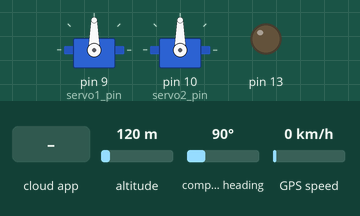
The sketch below on a simulated Arduino Uno, built with avr-gcc and run on an emulated ATmega328P. Shown: 2 × servo, output pins drawn as LEDs (lit = HIGH). The inputs (shaded band) are chosen by the test bench; at power-on: altitude 120 m, compass heading 90°, GPS speed 0 km/h. The ROS host is connected and sends only what is stated; the GPS gets a fix after 3 s at 37.7749, -122.4194 with 8 satellites.

Above: at 1.2 s.
1.3 s: the phone or cloud app sets servo1 to 0
At 2.6 s:
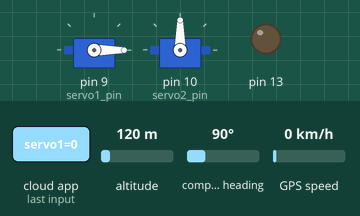
3.5 s: the phone or cloud app sets servo2 to 0
At 5.2 s:
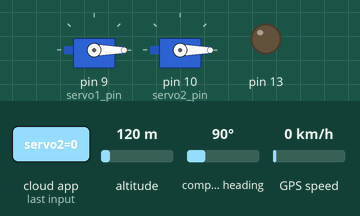
5.5 s: the phone or cloud app sets servo1 to 45
At 7.1 s:
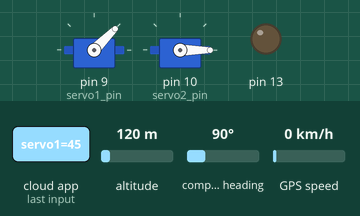
7.5 s: the phone or cloud app sets servo2 to 45
At 8.7 s:
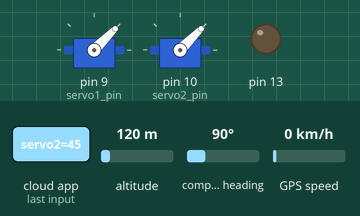
9.5 s: the phone or cloud app sets servo1 to 90
At 10.4 s:
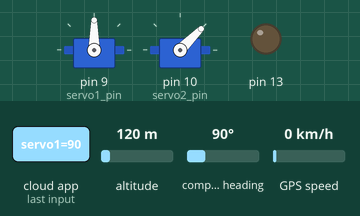
11.6 s: the phone or cloud app sets servo2 to 180
At 13.3 s:
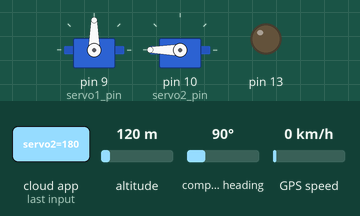
Timing chart, 0 to 14.6 s (numbered marks = the images above; inputs shaded):
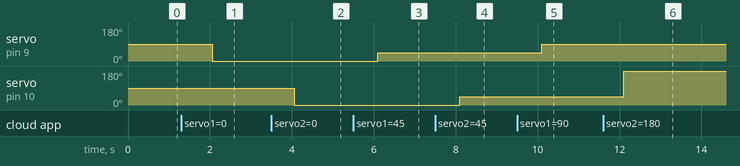

The sketch:

PubSub.ino
```cpp
// Test code for Adafruit GPS modules using MTK3329/MTK3339 driver
//
// This code shows how to listen to the GPS module in an interrupt
// which allows the program to have more 'freedom' - just parse
// when a new NMEA sentence is available! Then access data when
// desired.
//
// Tested and works great with the Adafruit Ultimate GPS module
// using MTK33x9 chipset
//    ------> http://www.adafruit.com/products/746
// Pick one up today at the Adafruit electronics shop
// and help support open source hardware & software! -ada

#include <TinyGPS.h>
#include <SoftwareSerial.h>
#include <ros.h>
#include <std_msgs/UInt16.h>
#include <std_msgs/String.h>
#include <Wire.h>
#include <LSM303.h>
#include <Arduino.h>
#include <Servo.h>

SoftwareSerial nss(3, 2);
TinyGPS gps;


LSM303 compass;
Servo servo1;
Servo servo2;

ros::NodeHandle nh;

std_msgs:: UInt16 wind_msg; // The encoder outputs a 16 bit unsigned integer for the amount of time the pulse is high
std_msgs:: UInt16 water_msg; // The water sensor outputs a value for its voltage between 0V and 5V depending on whether the circuit senses water or not.
std_msgs:: UInt16 compass_msg; // The compass outputs a 16 bit unsigned integer from 0 at North clockwise to 360 if you've calibrated.
std_msgs:: UInt16 servo1_msg;
std_msgs:: UInt16 servo2_msg;
std_msgs:: UInt16 gps_lat_msg;
std_msgs:: UInt16 gps_lon_msg;


float flat;
float flon;
unsigned long age;int encoder_pin = 8;
int servo1_pin = 9;
int servo2_pin = 10;
int water_pin = A1;
unsigned long duration;
int water_voltage = 0;


// Define callback functions for subscribers (what to do when a new signal comes in)
  // Callback response for servo1
void servo1_cb( const std_msgs::UInt16& cmd_msg1){	//function servo1_cb references the servo command
  servo1.write(cmd_msg1.data); //set servo angle, should be from 0-180
}

// Callback response for servo2
void servo2_cb( const std_msgs::UInt16& cmd_msg2){ //function servo2_cb requires a UInt16 input
  servo2.write(cmd_msg2.data); //set servo angle, should be from 0-180
}

ros::Subscriber<std_msgs::UInt16> sub1("servo1", servo1_cb);
ros::Subscriber<std_msgs::UInt16> sub2("servo2", servo2_cb);

ros::Publisher pub_wind("pwm_duration", &wind_msg);
ros::Publisher pub_water("leak", &water_msg);
ros::Publisher pub_compass("heading", &compass_msg);
ros::Publisher pub_gps_lat("gps", &gps_lat_msg);
ros::Publisher pub_gps_lon("gps", &gps_lon_msg);

void setup()
{
  nh.initNode();


  // Set up Arduino hardware pins
  pinMode(encoder_pin, INPUT); // set encoder_pin to input
  pinMode(water_pin, INPUT); // set water_pin to input
  pinMode(13, OUTPUT);

  servo1.attach(servo1_pin); //attach servo1 to servo1_pin
  servo2.attach(servo2_pin); //attach servo2 to servo2_pin

  // Set up Compass
  Wire.begin();
  compass.init();
  compass.enableDefault();
  // Calibration values. Use the Calibrate example program to get the values for
  // your compass.
  compass.m_min.x = -520; compass.m_min.y = -570; compass.m_min.z = -770;
  compass.m_max.x = +540; compass.m_max.y = +500; compass.m_max.z = 180;


  // "Advertise" to the node the topics being published
  nh.advertise(pub_wind);
  nh.advertise(pub_compass);
  nh.advertise(pub_water);
  nh.advertise(pub_gps_lat);
  nh.advertise(pub_gps_lon);


  // Subscribe to the node to the servo control topics
  nh.subscribe(sub1);
  nh.subscribe(sub2);

  delay(50);

}

void loop()                     // run over and over again
{
  bool newData = false;
  for (unsigned long start = millis(); millis() - start < 1000;)
  {;
  while (nss.available())
  {
    int c = nss.read();
    nh.loginfo("new gps data");
    if (gps.encode(c))
    {
      newData = true;
      // process new gps info here
    }
  }
  }

  if (newData){
    gps.f_get_position(&flat, &flon, &age);
    flat = TinyGPS::GPS_INVALID_F_ANGLE ? 0.0 : flat, 6;
    gps_lat_msg.data = flat;
    flon == TinyGPS::GPS_INVALID_F_ANGLE ? 0.0 : flon, 6;
    gps_lon_msg.data = flon;
    pub_gps_lat.publish(&gps_lat_msg);
    pub_gps_lon.publish(&gps_lon_msg);
  }


  pub_wind.publish(&wind_msg);
  pub_water.publish(&water_msg);
  pub_compass.publish(&compass_msg);
  nh.loginfo("about to spin");
  nh.spinOnce();
  nh.loginfo("pants");

}
```

Measured:
- after the input at 1.3 s, servo on pin 9 (servo1_pin): 90° → 0° after 0.75 s
- after the input at 3.5 s, servo on pin 10 (servo2_pin): 90° → 0° after 0.56 s
- after the input at 5.5 s, servo on pin 9 (servo1_pin): 0° → 45° after 0.59 s
- after the input at 7.5 s, servo on pin 10 (servo2_pin): 0° → 45° after 0.60 s
- after the input at 9.5 s, servo on pin 9 (servo1_pin): 45° → 90° after 0.60 s
- after the input at 11.6 s, servo on pin 10 (servo2_pin): 45° → 180° after 0.51 s
